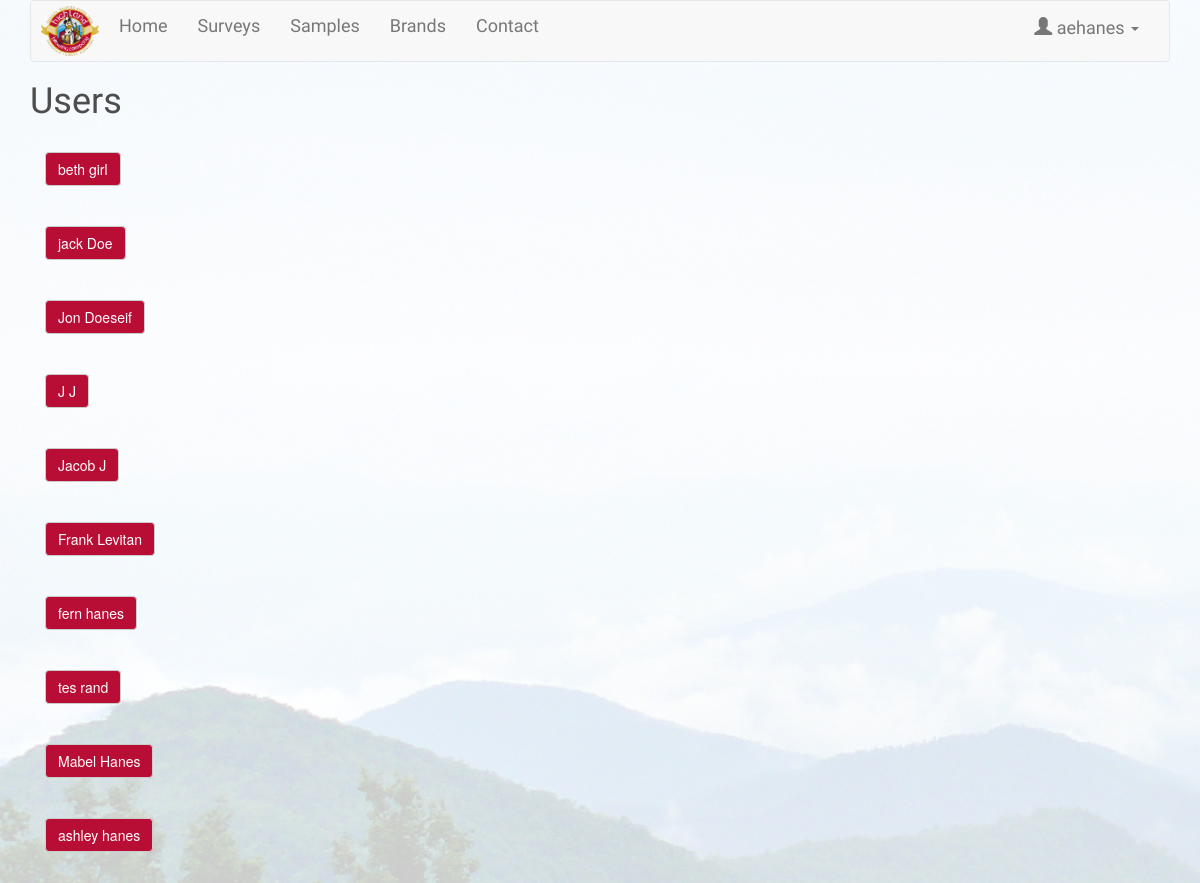
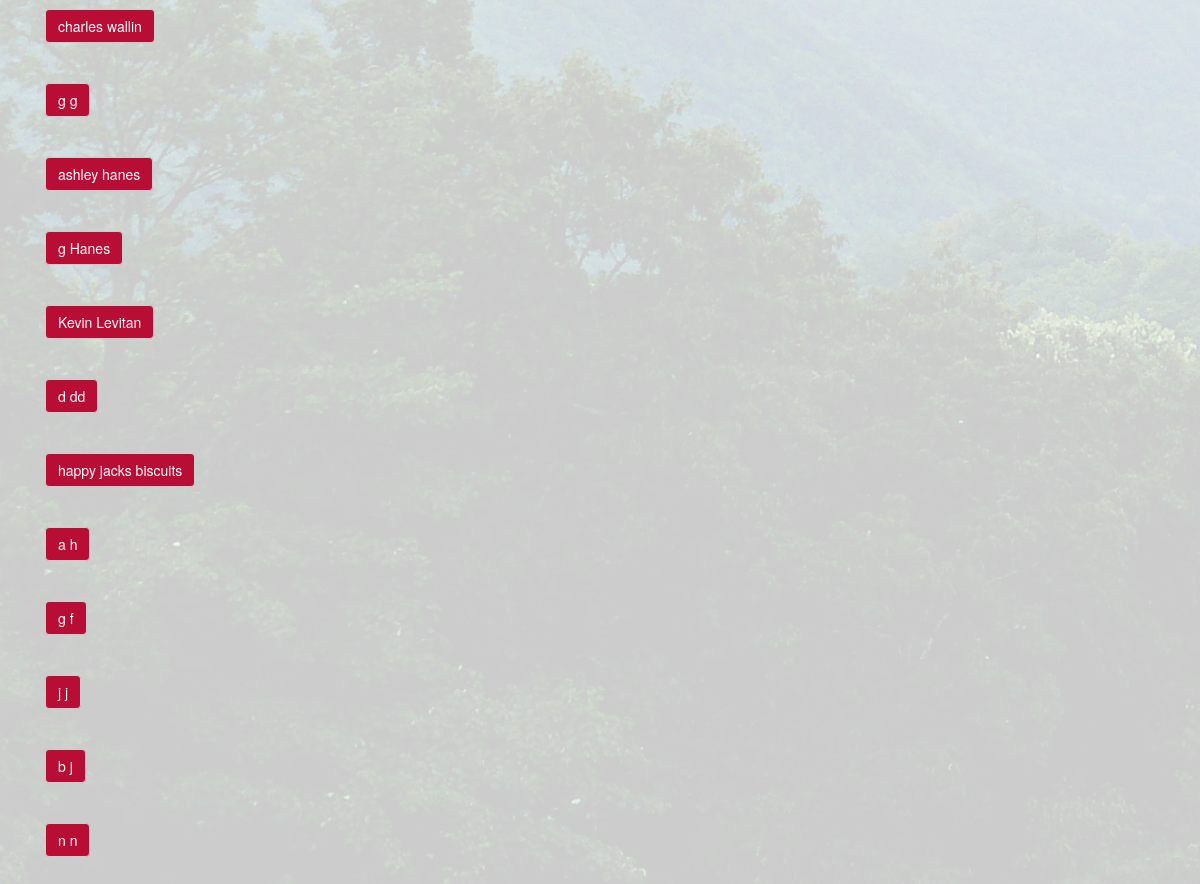
The page /index.php?action=users (signed in) on the database its author committed (2 pictures, top to bottom).
### tables this page shows
CREATE TABLE `Users` (
  `userID` int(11) unsigned NOT NULL AUTO_INCREMENT,
  `firstName` varchar(40) NOT NULL DEFAULT '',
  `lastName` varchar(40) NOT NULL DEFAULT '',
  `email` varchar(50) NOT NULL DEFAULT '',
  `userName` varchar(20) NOT NULL,
  `password` varchar(80) NOT NULL DEFAULT '',
  `userLevel` char(1) NOT NULL DEFAULT 'M',
  PRIMARY KEY (`userID`),
  UNIQUE KEY `userName` (`userName`),
  KEY `firstName` (`firstName`),
  KEY `lastName` (`lastName`)
);

### model/functions.php (called while the page is built, shortened)
<?php
function getUserName() {
	global $db;
	$query = 'SELECT firstName, lastName, userID from Users';
	$statement = $db->prepare($query);
	$statement->execute();
	$users = $statement->fetchAll(PDO::FETCH_ASSOC);
	return $users;
}
?>

### view/users.php (the view, shortened to what this page needs)
<?php
include('view/header.php');
$title = "Users";
?>
<div id="main">
<h1><?php echo $title; ?></h1>
</div>
<?php if ((!empty($_SESSION)) && ($_SESSION['userLevel'] == 'A')) { ?>
    <div class="container">
<div class="usersList list-group">
<?php
  $users = getUserName();
  foreach ($users as $user) { ?>
     <form action="." method="post">
        <button class="btn btn-default" type="submit"><?php echo $user['firstName'] . " " . $user['lastName']; ?></button>
    </form>
<?php } ?>
</div>
</div>
<?php } ?>
<!-- <?php
  $users = getAllUserInfo();
  print_r($users);
?> -->
<?php include("view/footer.php"); ?>

### css/style.css (style rules this page uses)
body:after { content: ''; display: block; position: fixed; top: 0; left: 0; background-image: url(../images/blueridge.jpg); background-size: cover; width: 100%; height: 100%; opacity: 0.2; z-index: -1; }
h1, h2, h3, h4 { font-family: 'IM Fell Great Primer SC', serif; }
h1, h2, h3, h4, p { color: #4d4d4d; }
.btn.btn-default { color: #fff; background: #B80D35; text-shadow: none; margin: 20px 0; }

### rows shown on the page
users: firstName "beth", lastName "girl"
users: firstName "jack", lastName "Doe"
users: firstName "Jon", lastName "Doeseif"
users: firstName "J", lastName "J"
users: firstName "Jacob", lastName "J"
users: firstName "Frank", lastName "Levitan"
users: firstName "fern", lastName "hanes"
users: firstName "tes", lastName "rand"
users: firstName "Mabel", lastName "Hanes"
users: firstName "ashley", lastName "hanes"
users: firstName "charles", lastName "wallin"
users: firstName "g", lastName "g"
users: firstName "ashley", lastName "hanes"
users: firstName "g", lastName "Hanes"
users: firstName "Kevin", lastName "Levitan"
users: firstName "d", lastName "dd"
users: firstName "happy jacks", lastName "biscuits"
users: firstName "a", lastName "h"
users: firstName "g", lastName "f"
users: firstName "j", lastName "j"
users: firstName "b", lastName "j"
users: firstName "n", lastName "n"

### other values the page prints
$_SESSION['userName'] "aehanes"
$title "Users"
